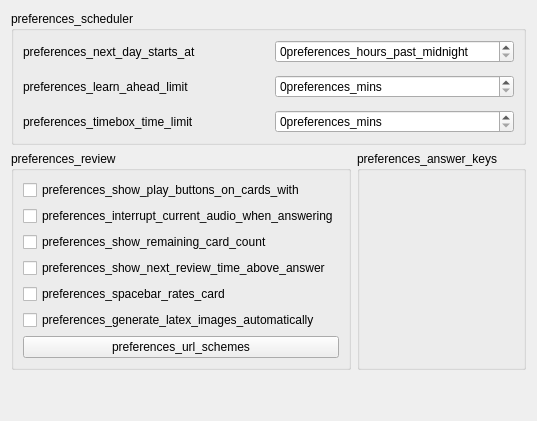
     <widget class="QWidget" name="tab_3">
      <attribute name="title">
       <string>preferences_review</string>
      </attribute>
      <layout class="QVBoxLayout" name="review_options_layout">
       <item>
        <widget class="QGroupBox" name="schedulerGroup">
         <property name="title">
          <string>preferences_scheduler</string>
         </property>
         <layout class="QVBoxLayout" name="verticalLayout_17">
          <item>
           <layout class="QGridLayout" name="gridLayout_4">
            <property name="spacing">
             <number>12</number>
            </property>
            <item row="1" column="1">
             <widget class="QSpinBox" name="lrnCutoff">
              <property name="maximumSize">
               <size>
                <width>16777215</width>
                <height>16777215</height>
               </size>
              </property>
              <property name="suffix">
               <string>preferences_mins</string>
              </property>
              <property name="maximum">
               <number>999</number>
              </property>
             </widget>
            </item>
            <item row="2" column="0">
             <widget class="QLabel" name="label_30">
              <property name="text">
               <string>preferences_timebox_time_limit</string>
              </property>
              <property name="buddy">
               <cstring>timeLimit</cstring>
              </property>
             </widget>
            </item>
            <item row="0" column="1">
             <widget class="QSpinBox" name="dayOffset">
              <property name="maximumSize">
               <size>
                <width>16777215</width>
                <height>16777215</height>
               </size>
              </property>
              <property name="suffix">
               <string>preferences_hours_past_midnight</string>
              </property>
              <property name="maximum">
               <number>23</number>
              </property>
             </widget>
            </item>
            <item row="1" column="0">
             <widget class="QLabel" name="label_24">
              <property name="text">
               <string>preferences_learn_ahead_limit</string>
              </property>
              <property name="buddy">
               <cstring>lrnCutoff</cstring>
              </property>
             </widget>
            </item>
            <item row="0" column="0">
             <widget class="QLabel" name="label_23">
              <property name="text">
               <string>preferences_next_day_starts_at</string>
              </property>
              <property name="buddy">
               <cstring>dayOffset</cstring>
              </property>
             </widget>
            </item>
            <item row="2" column="1">
             <widget class="QSpinBox" name="timeLimit">
              <property name="suffix">
               <string>preferences_mins</string>
              </property>
              <property name="maximum">
               <number>9999</number>
              </property>
             </widget>
            </item>
           </layout>
          </item>
         </layout>
        </widget>
       </item>
       <item>
        <layout class="QHBoxLayout" name="horizontalLayout_5">
         <item>
          <widget class="QGroupBox" name="reviewerGroup">
           <property name="title">
            <string>preferences_review</string>
           </property>
           <layout class="QVBoxLayout" name="verticalLayout_5">
            <item>
             <widget class="QCheckBox" name="showPlayButtons">
              <property name="sizePolicy">
               <sizepolicy hsizetype="Fixed" vsizetype="Fixed">
                <horstretch>0</horstretch>
                <verstretch>0</verstretch>
               </sizepolicy>
              </property>
              <property name="text">
               <string>preferences_show_play_buttons_on_cards_with</string>
              </property>
             </widget>
            </item>
            <item>
             <widget class="QCheckBox" name="interrupt_audio">
              <property name="sizePolicy">
               <sizepolicy hsizetype="Fixed" vsizetype="Fixed">
                <horstretch>0</horstretch>
                <verstretch>0</verstretch>
               </sizepolicy>
              </property>
              <property name="text">
               <string>preferences_interrupt_current_audio_when_answering</string>
              </property>
             </widget>
            </item>
            <item>
             <widget class="QCheckBox" name="showProgress">
              <property name="sizePolicy">
               <sizepolicy hsizetype="Fixed" vsizetype="Fixed">
                <horstretch>0</horstretch>
                <verstretch>0</verstretch>
               </sizepolicy>
              </property>
              <property name="text">
               <string>preferences_show_remaining_card_count</string>
              </property>
             </widget>
            </item>
            <item>
             <widget class="QCheckBox" name="showEstimates">
              <property name="sizePolicy">
               <sizepolicy hsizetype="Fixed" vsizetype="Fixed">
                <horstretch>0</horstretch>
                <verstretch>0</verstretch>
               </sizepolicy>
              </property>
              <property name="text">
               <string>preferences_show_next_review_time_above_answer</string>
              </property>
             </widget>
            </item>
            <item>
             <widget class="QCheckBox" name="spacebar_rates_card">
              <property name="sizePolicy">
               <sizepolicy hsizetype="Fixed" vsizetype="Fixed">
                <horstretch>0</horstretch>
                <verstretch>0</verstretch>
               </sizepolicy>
              </property>
              <property name="text">
               <string>preferences_spacebar_rates_card</string>
              </property>
             </widget>
            </item>
            <item>
             <widget class="QCheckBox" name="render_latex">
              <property name="sizePolicy">
               <sizepolicy hsizetype="Fixed" vsizetype="Fixed">
                <horstretch>0</horstretch>
                <verstretch>0</verstretch>
               </sizepolicy>
              </property>
              <property name="text">
               <string>preferences_generate_latex_images_automatically</string>
              </property>
             </widget>
            </item>
            <item>
             <widget class="QPushButton" name="url_schemes">
              <property name="text">
               <string>preferences_url_schemes</string>
              </property>
             </widget>
            </item>
           </layout>
          </widget>
         </item>
         <item>
          <widget class="QGroupBox" name="preferences_answer_keys">
           <property name="title">
            <string>preferences_answer_keys</string>
           </property>
          </widget>
         </item>
        </layout>
       </item>
       <item>
        <spacer name="verticalSpacer_12">
         <property name="orientation">
          <enum>Qt::Orientation::Vertical</enum>
         </property>
         <property name="sizeHint" stdset="0">
          <size>
           <width>20</width>
           <height>40</height>
          </size>
         </property>
        </spacer>
       </item>
      </layout>
     </widget>
